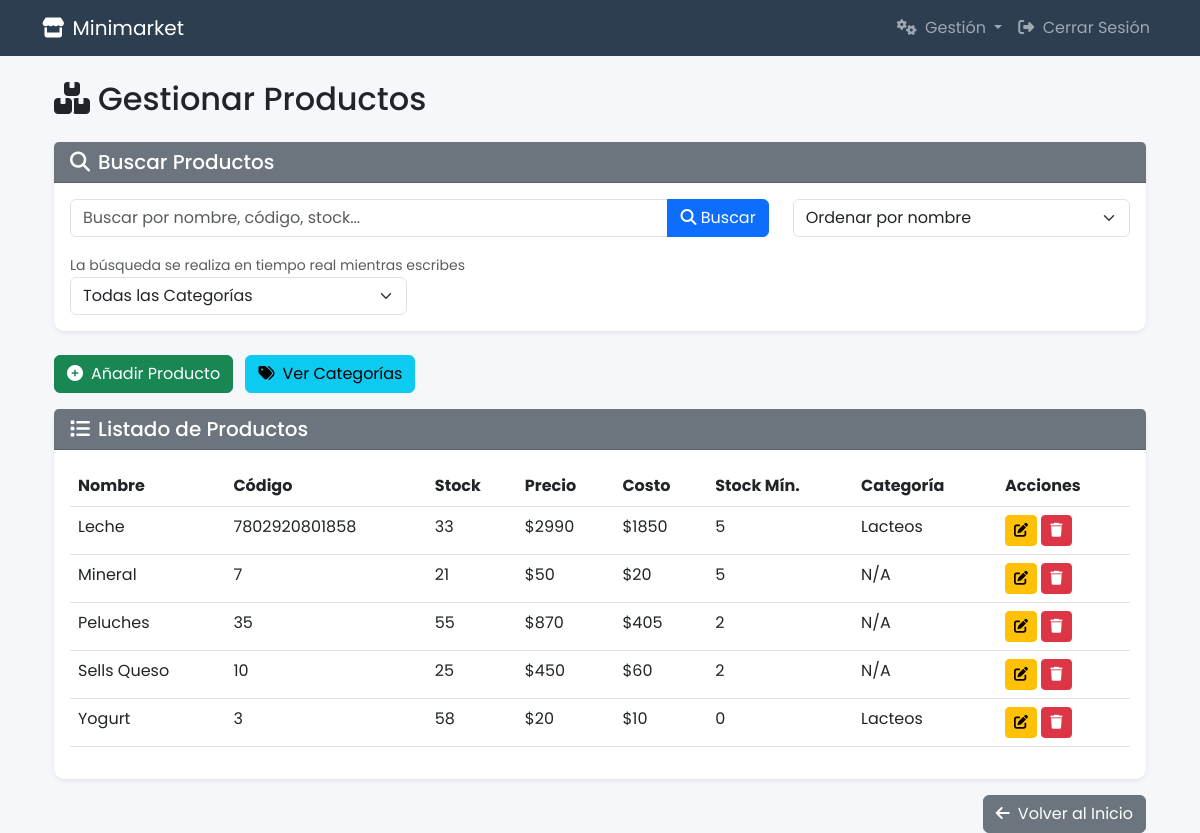
Page /gestionar_productos/ (signed in) on the earlier database version.
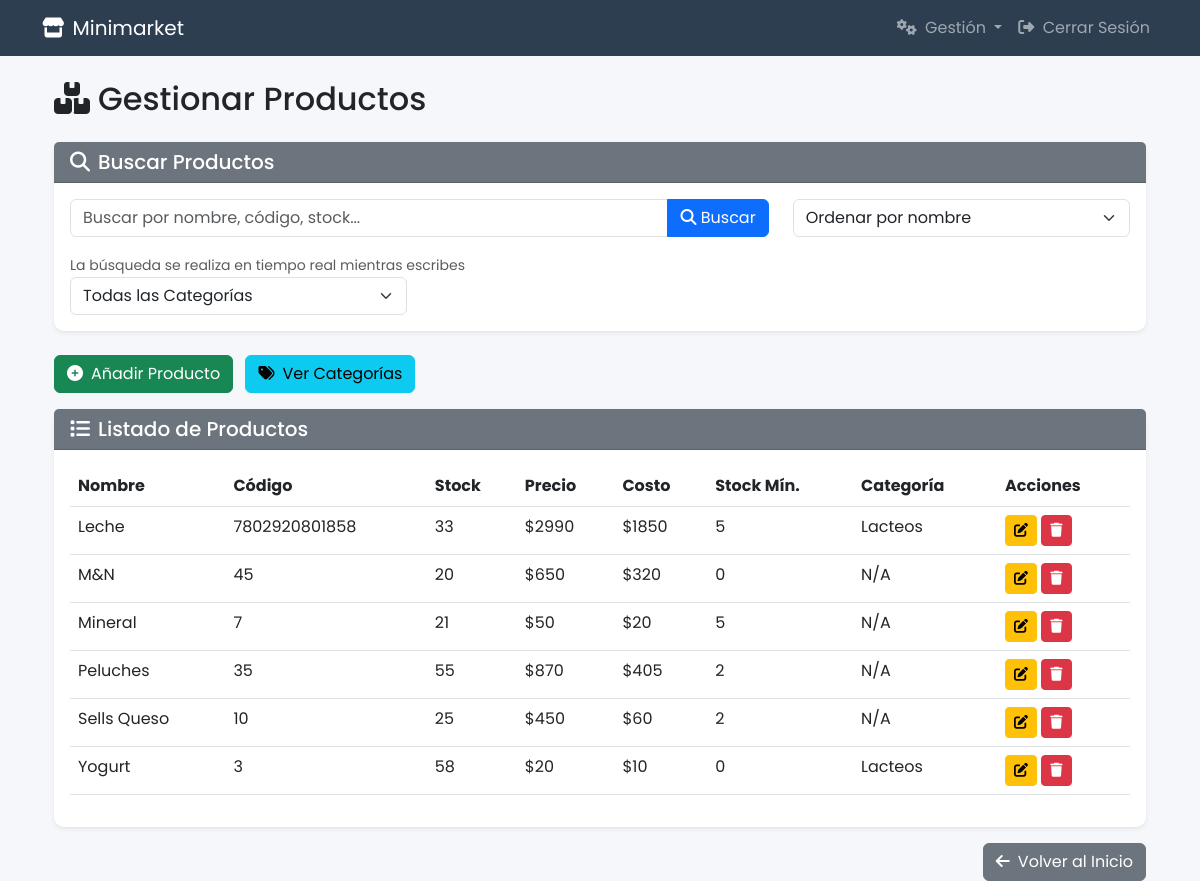
Same page on the later database version.
### Tienda/models.py (models this page shows, shortened)
class Producto(models.Model):
    nombre = models.CharField(max_length=100, unique=True)
    codigo_barras = models.PositiveIntegerField(default=0, unique=True)
    stock = models.PositiveIntegerField(default=0)
    precio = models.PositiveIntegerField(default=0)
    costo = models.PositiveIntegerField(default=0)
    minimal_stock = models.PositiveIntegerField(default=0)
    categoria = models.ForeignKey(Categoria, on_delete=models.SET_NULL, null=True, blank=True, related_name='productos')

class Categoria(models.Model):
    nombre = models.CharField(max_length=100, unique=True)

### Tienda/views/product_views.py (the view, shortened to what this page needs)
# urls.py: path('gestionar_productos/', product_views.gestionar_productos, name='gestionar_productos'),
@login_required
@user_passes_test(is_superuser, login_url='home')
def gestionar_productos(request):
    productos = Producto.objects.all().order_by('nombre')
    productos = Producto.objects.all().order_by('nombre')
    context = {
        'productos': productos,
        'es_superadmin': request.user.is_superuser,
        'categorias': Categoria.objects.all().order_by('nombre')
    }
    return render(request, 'Tienda/productos.html', context)

### Tienda/views/product_views.py (called while the page is built)
def is_superuser(user):
    return user.is_superuser

### Tienda/templates/Tienda/productos.html (shortened to what the changed rows need)
{% extends 'Tienda/base_layout.html' %}
{% block content %}
<div class="container mt-4">
    <h2 class="mb-4"><i class="fas fa-boxes me-2"></i>Gestionar Productos</h2>
    <div class="card border-0 shadow-sm">
        <div class="card-body">
            <div class="table-responsive">
                <table class="table table-hover" id="tabla-productos">
                    <thead>
                        <tr>
                            <th>Nombre</th>
                            <th>Código</th>
                            <th>Stock</th>
                            <th>Precio</th>
                            <th>Costo</th>
                            <th>Stock Mín.</th>
                            <th>Categoría</th>
                            <th>Acciones</th>
                        </tr>
                    </thead>
                    <tbody>
                        {% for producto in productos %}
                        <tr class="fila-producto" data-nombre="{{ producto.nombre|lower }}" data-codigo="{{ producto.codigo_barras }}" data-stock="{{ producto.stock }}" data-precio="{{ producto.precio }}" data-costo="{{ producto.costo }}" data-minimal_stock="{{ producto.minimal_stock }}" data-categoria-id="{% if producto.categoria %}{{ producto.categoria.id }}{% else %}sin-categoria{% endif %}">
                            <td>{{ producto.nombre }}</td>
                            <td>{{ producto.codigo_barras }}</td>
                            <td>{{ producto.stock }}</td>
                            <td>${{ producto.precio|floatformat:0 }}</td>
                            <td>${{ producto.costo|floatformat:0 }}</td>
                            <td>{{ producto.minimal_stock }}</td>
                            <td>{{ producto.categoria.nombre|default:"N/A" }}</td>
                            <td>
                                <button class="btn btn-sm btn-warning editar-producto" data-id="{{ producto.id }}" data-nombre="{{ producto.nombre }}" data-codigo="{{ producto.codigo_barras }}" data-stock="{{ producto.stock }}" data-precio="{{ producto.precio }}" data-costo="{{ producto.costo }}" data-minimal_stock="{{ producto.minimal_stock }}" data-categoria-id="{% if producto.categoria %}{{ producto.categoria.id }}{% else %}sin-categoria{% endif %}"><i class="fas fa-edit"></i></button>
                                <button class="btn btn-sm btn-danger eliminar-producto" data-id="{{ producto.id }}"><i class="fas fa-trash"></i></button>
                            </td>
                        </tr>
                        {% empty %}
                        <tr id="no-resultados">
                            <td colspan="7" class="text-center">No hay productos registrados.</td>
                        </tr>
                        {% endfor %}
                    </tbody>
                </table>
            </div>
        </div>
    </div>
</div>
{% endblock %}

Differences in the rows shown:
added Producto: nombre "M&N", codigo_barras "45", stock "20", precio "650", costo "320", minimal_stock "0", categoria.nombre "N/A"
